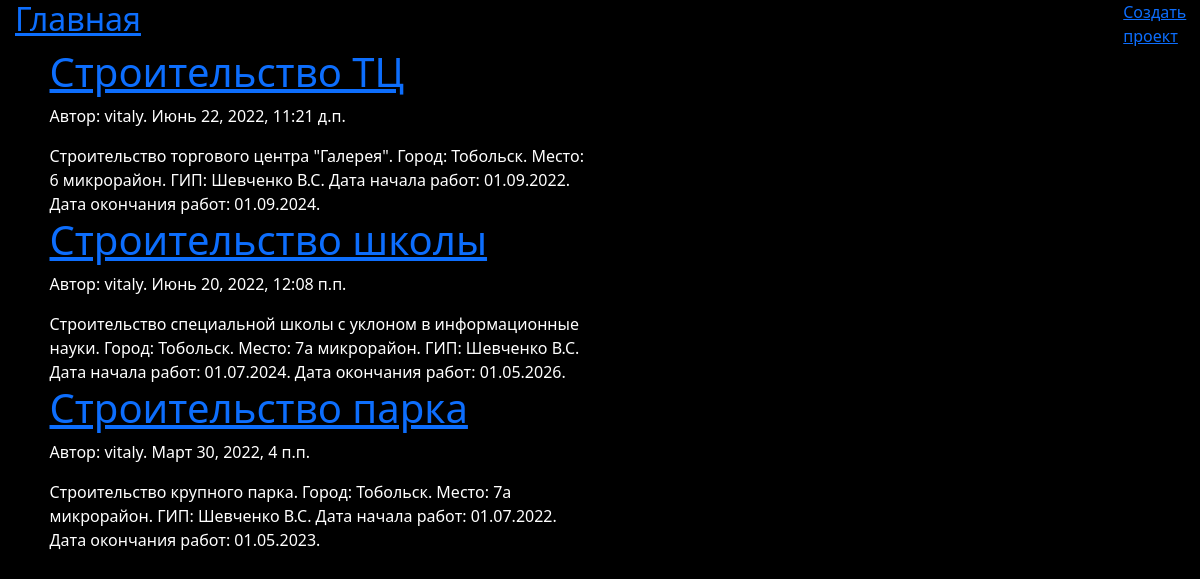
The page / on the database its author committed.
### SVNP/models.py (models this page shows, shortened)
class Project(models.Model):
    author = models.ForeignKey(settings.AUTH_USER_MODEL, on_delete=models.CASCADE)
    name = models.CharField(max_length=200)
    title = models.TextField("Описание", default='')
    created_date = models.DateTimeField(default=timezone.now)
    class Meta:
        verbose_name = "Проект"
        verbose_name_plural = "Проекты"

### SVNP/views.py (the view)
# urls.py: path('', views.project_list, name='project_list'),
def project_list(request):
    projects = Project.objects.order_by('-created_date')
    return render(request, 'SVNP/project_list.html', {'projects': projects})

### SVNP/templates/SVNP/project_list.html
{% extends 'SVNP/base.html' %}
{% block content %}
	{% for project in projects %}
		<div class="project">
			<div class="name">
				<h1><a href="">{{ project.name }}</a></h1>
				<p>Автор: {{ project.author }}. {{ project.created_date }}</p>
			</div>
			{{ project.title }}
		</div>
	{% endfor %}
{% endblock %}

### SVNP/static/css/project.css (style rules this page uses)
body { padding-left: 15px; background-color: black; color: white; }

### rows shown on the page
Project: name "Строительство ТЦ", author "vitaly", created_date "Июнь 22, 2022, 11:21 д.п.", title "Строительство торгового центра \"Галерея\". Город: Тобольск. Место: 6 микрорайон. ГИП: Шевченко В.С. Дата начала работ: 01.09.2022. Дата окончания работ: 01.09.2024."
Project: name "Строительство школы", author "vitaly", created_date "Июнь 20, 2022, 12:08 п.п.", title "Строительство специальной школы с уклоном в информационные науки. Город: Тобольск. Место: 7а микрорайон. ГИП: Шевченко В.С. Дата начала работ: 01.07.2024. Дата окончания работ: 01.05.2026."
Project: name "Строительство парка", author "vitaly", created_date "Март 30, 2022, 4 п.п.", title "Строительство крупного парка. Город: Тобольск. Место: 7а микрорайон. ГИП: Шевченко В.С. Дата начала работ: 01.07.2022. Дата окончания работ: 01.05.2023."
